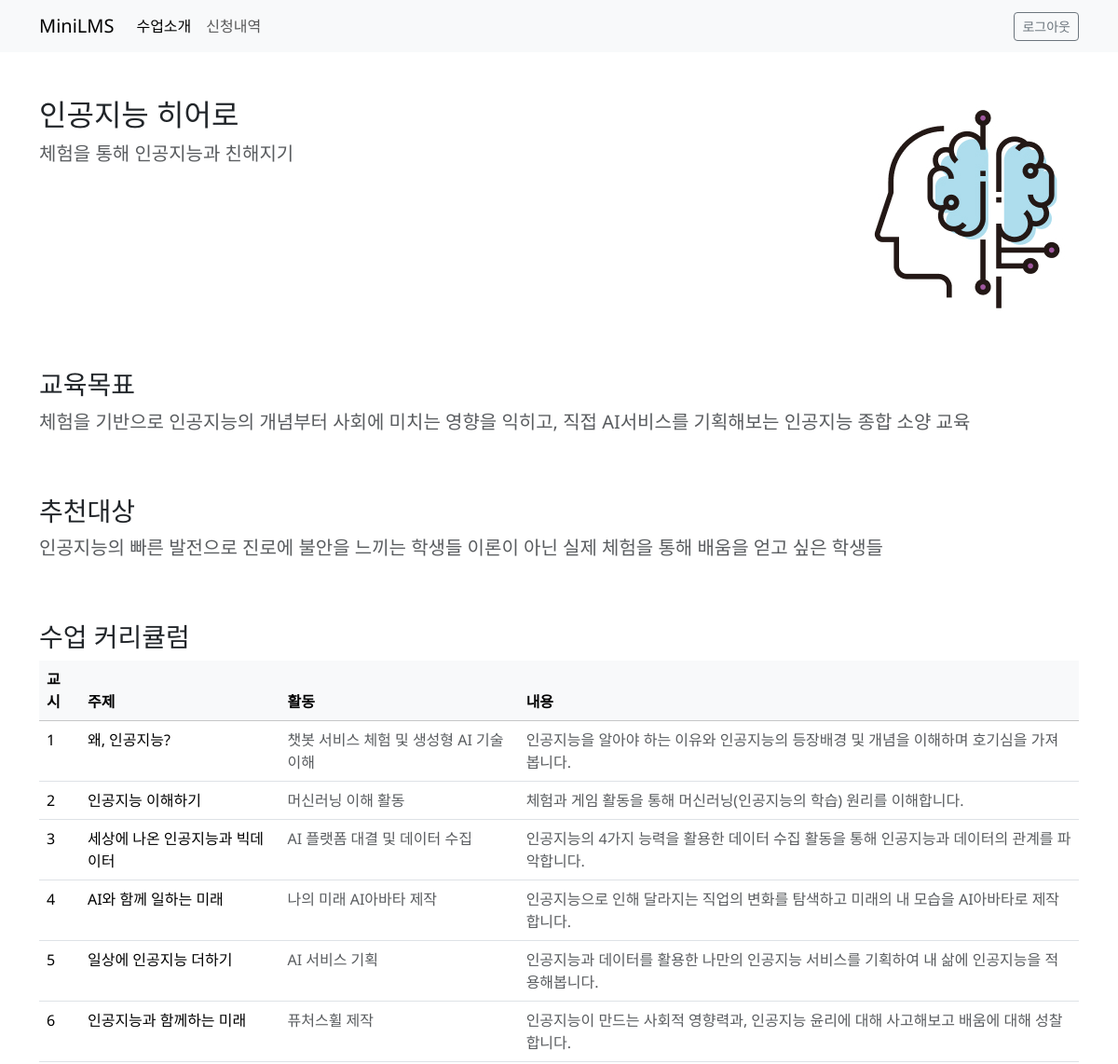
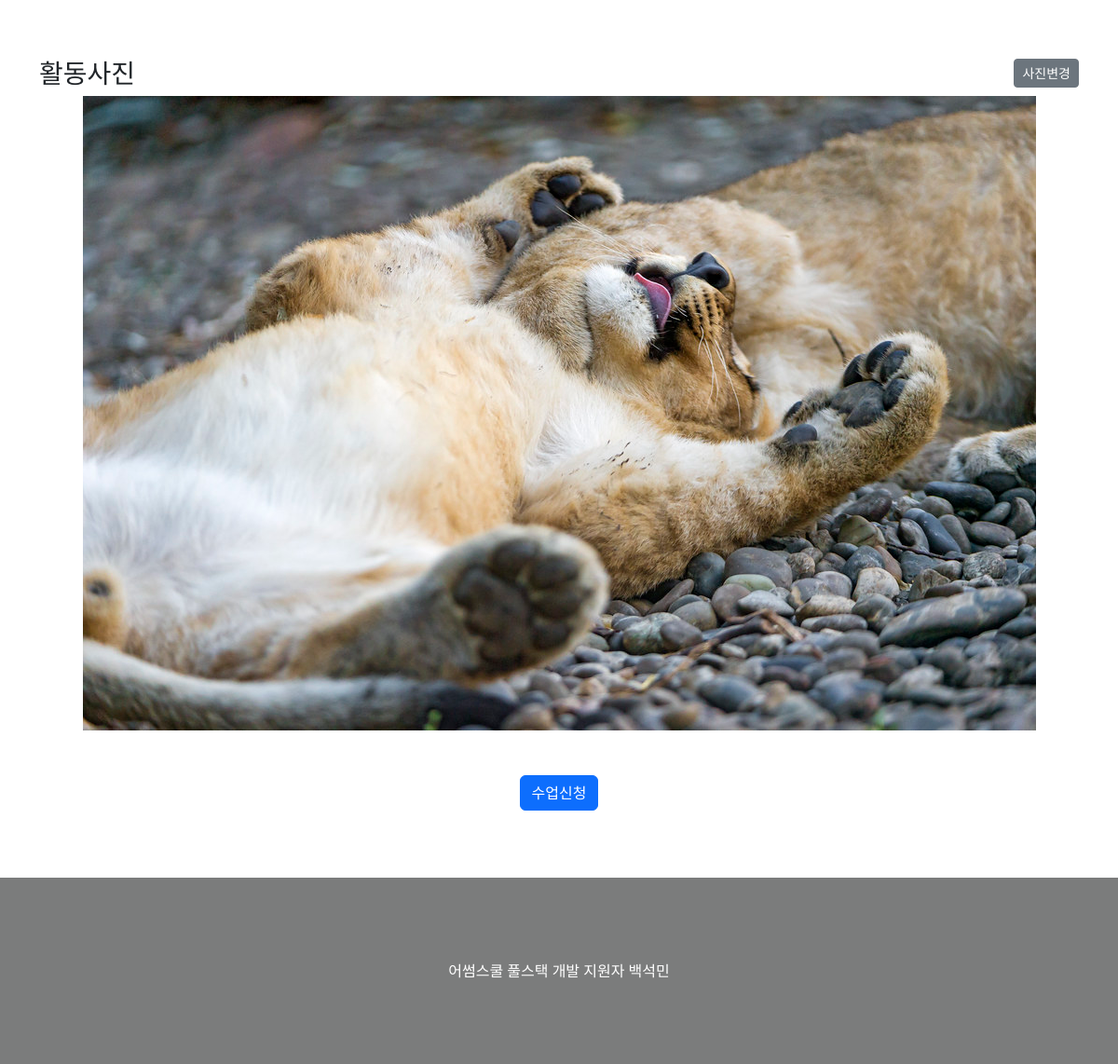
The page /subjects/4/ (signed in) on the database its author committed (2 pictures, top to bottom).
### subjects/models.py (models this page shows)
class Subject(models.Model):
  title = models.CharField(max_length=100)
  content = models.TextField()
  image = models.ImageField(upload_to='subjects/', blank=True, null=True)
  objective = models.TextField()
  audience = models.TextField()
  class Meta:
    db_table = 'tb_subjects'

class Curriculum(models.Model):
  subject = models.ForeignKey(Subject, on_delete=models.CASCADE, related_name='curriculums')
  period = models.IntegerField()
  topic = models.CharField(max_length=100)
  task = models.CharField(max_length=100)
  content = models.TextField()
  class Meta:
    db_table = 'tb_curriculums'

### subjects/views.py (the view)
# urls.py: path('<int:id>/', views.detail, name='detail'),
def detail(request, id):
  subject = Subject.objects.get(id=id)
  curriculums = Curriculum.objects.filter(subject_id=id)
  return render(request, 'subjects/detail.html', {'subject': subject, 'curriculums': curriculums})

### templates/subjects/detail.html (shortened to what this page needs)
{% extends 'base.html' %} {% block content %}
<div class="d-flex flex-column gap-5">
  <div class="d-flex justify-content-between align-items-start">
    <div>
      <h2>{{ subject.title }}</h2>
      <p class="fs-5 text-muted">{{ subject.content }}</p>
    </div>
    <img
      class="img-fluid"
      src="/uploads/subjects/subject_{{ subject.id }}_img.jpg"
      alt="{{ subject.title }}"
    />
  </div>
  <div>
    <h3>교육목표</h3>
    <p class="fs-5 text-muted">{{ subject.objective }}</p>
  </div>
  <div>
    <h3>추천대상</h3>
    <p class="fs-5 text-muted">{{ subject.audience }}</p>
  </div>
  <div>
    <h3>수업 커리큘럼</h3>
    <table class="table">
      <thead class="table-light">
        <tr>
          <th scope="col">교시</th>
          <th scope="col">주제</th>
          <th scope="col">활동</th>
          <th scople="col">내용</th>
        </tr>
      </thead>
      <tbody>
        {% for item in curriculums %}
        <tr>
          <td>{{ item.period }}</td>
          <td>{{ item.topic }}</td>
          <td class="text-muted">{{ item.task }}</td>
          <td class="text-muted">{{ item.content }}</td>
        </tr>
        {% endfor %}
      </tbody>
    </table>
  </div>
  <div>
    <h3>
      <span class="d-flex justify-content-between align-items-center">
        활동사진
        <label for="upload" class="btn btn-secondary btn-sm">사진변경</label>
      </span>
    </h3>
    <div class="w-100">
      <img
        src="/uploads/{{ subject.image}}"
        class="img-fluid mx-auto d-block"
        alt="활동 사진"
        style="height: auto"
      />
    </div>
  </div>
  <div class="d-flex justify-content-center">
    <a href="{% url 'subjects:apply' subject.id %}" class="btn btn-primary"
      >수업신청</a
    >
  </div>
</div>
{% endblock %}

### templates/base.html (style rules this page uses)
* { margin: 0; padding: 0; box-sizing: border-box; color: #212529; }
body { font-family: "Noto Sans", sans-serif; }

### rows shown on the page
Subject: title "인공지능 히어로", content "체험을 통해 인공지능과 친해지기", objective "체험을 기반으로 인공지능의 개념부터 사회에 미치는 영향을 익히고, 직접 AI서비스를 기획해보는 인공지능 종합 소양 교육", audience "인공지능의 빠른 발전으로 진로에 불안을 느끼는 학생들 이론이 아닌 실제 체험을 통해 배움을 얻고 싶은 학생들", image (picture)
Curriculum: period "1", topic "왜, 인공지능?", task "챗봇 서비스 체험 및 생성형 AI 기술 이해", content "인공지능을 알아야 하는 이유와 인공지능의 등장배경 및 개념을 이해하며 호기심을 가져봅니다."
Curriculum: period "2", topic "인공지능 이해하기", task "머신러닝 이해 활동", content "체험과 게임 활동을 통해 머신러닝(인공지능의 학습) 원리를 이해합니다."
Curriculum: period "3", topic "세상에 나온 인공지능과 빅데이터", task "AI 플랫폼 대결 및 데이터 수집", content "인공지능의 4가지 능력을 활용한 데이터 수집 활동을 통해 인공지능과 데이터의 관계를 파악합니다."
Curriculum: period "4", topic "AI와 함께 일하는 미래", task "나의 미래 AI아바타 제작", content "인공지능으로 인해 달라지는 직업의 변화를 탐색하고 미래의 내 모습을 AI아바타로 제작합니다."
Curriculum: period "5", topic "일상에 인공지능 더하기", task "AI 서비스 기획", content "인공지능과 데이터를 활용한 나만의 인공지능 서비스를 기획하여 내 삶에 인공지능을 적용해봅니다."
Curriculum: period "6", topic "인공지능과 함께하는 미래", task "퓨처스휠 제작", content "인공지능이 만드는 사회적 영향력과, 인공지능 윤리에 대해 사고해보고 배움에 대해 성찰합니다."
